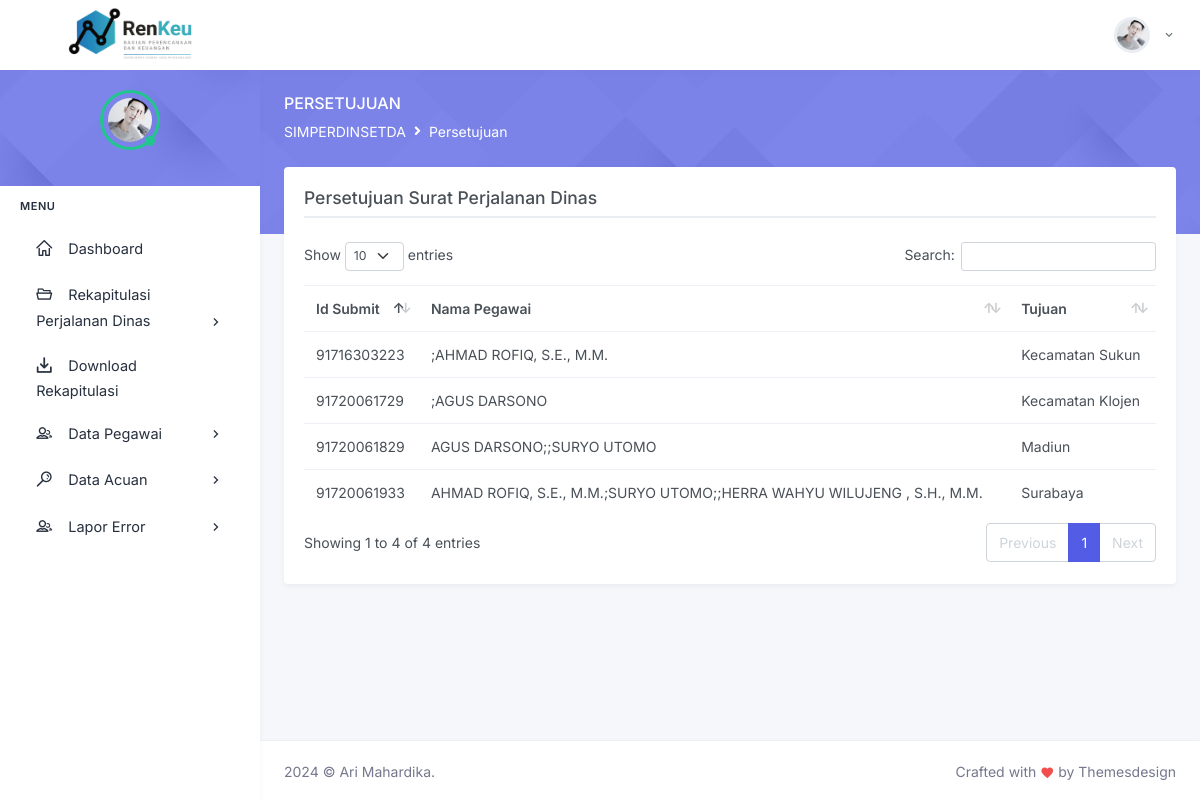
/index.php/c_approvment, run on the app's committed database.
### tables this page shows
CREATE TABLE `recap_all_general_information` (
  `idSubmit` varchar(255) NOT NULL,
  `idKegiatan` varchar(255) DEFAULT NULL,
  `idSubKegiatan` varchar(255) DEFAULT NULL,
  `idKategori` varchar(255) DEFAULT NULL,
  `idStatus` varchar(255) DEFAULT NULL,
  `status` varchar(128) NOT NULL DEFAULT 'pending',
  PRIMARY KEY (`idSubmit`),
  KEY `idSubKegiatan` (`idSubKegiatan`),
  KEY `idKegiatan` (`idKegiatan`),
  KEY `idKategori` (`idKategori`),
  KEY `idStatus` (`idStatus`),
  CONSTRAINT `recap_all_general_information_ibfk_1` FOREIGN KEY (`idSubKegiatan`) REFERENCES `resource_sub_kegiatan` (`idSubKegiatan`),
  CONSTRAINT `recap_all_general_information_ibfk_2` FOREIGN KEY (`idKegiatan`) REFERENCES `resource_kegiatan` (`idKegiatan`),
  CONSTRAINT `recap_all_general_information_ibfk_3` FOREIGN KEY (`idKategori`) REFERENCES `resource_kategori` (`idKategori`),
  CONSTRAINT `recap_all_general_information_ibfk_4` FOREIGN KEY (`idStatus`) REFERENCES `resource_status_titipan` (`idStatus`)
);

CREATE TABLE `recap_all_pegawai` (
  `idSubmit` varchar(255) NOT NULL,
  `namaAll` text,
  `nipAll` text,
  `golAll` text,
  `panAll` text,
  `jabAll` text,
  `eslAll` text,
  `jmlAll` text,
  PRIMARY KEY (`idSubmit`),
  CONSTRAINT `recap_all_pegawai_ibfk_1` FOREIGN KEY (`idSubmit`) REFERENCES `recap_all_general_information` (`idSubmit`)
);

CREATE TABLE `recap_all_destination_information` (
  `idSubmit` varchar(255) NOT NULL,
  `nomorSurat` text,
  `dasarSurat` text,
  `lokasi` text,
  `kotaKecamatan` text,
  `acara` text,
  PRIMARY KEY (`idSubmit`),
  CONSTRAINT `recap_all_destination_information_ibfk_1` FOREIGN KEY (`idSubmit`) REFERENCES `recap_all_general_information` (`idSubmit`)
);

### application/controllers/C_approvment.php (called while the page is built, shortened)
<?php
class C_approvment extends CI_Controller
{
	public function __construct()
	{
		$this->load->model('M_approvment');
	}
	public function index()
	{
		$data['idBagian']  = $_SESSION['idBagian'];
		$data['username']  = $_SESSION['namabagian'];
		$data['pageTitle'] = "Persetujuan";
		$data['items']     = $this->M_approvment->getAll();
		$this->load->view('_layouts/header', $data);
		$this->load->view('V_approvment', $data);
		$this->load->view('_layouts/footer');
	}
}

### index.php (called while the page is built, shortened)
<?php
require_once BASEPATH.'core/CodeIgniter.php';

### application/models/M_approvment.php (called while the page is built, shortened)
<?php
class M_approvment extends CI_Model
{
	public function getAll()
	{
		$sql = "
					SELECT gi.idSubmit as id,gi.status, peg.namaAll as pegawai, mon.nominalGtAll as nominal, dest.kotaKecamatan as tujuan
					FROM recap_all_general_information as gi
         			INNER JOIN recap_all_pegawai as peg on gi.idSubmit = peg.idSubmit
	 				INNER JOIN recap_all_destination_information as dest on gi.idSubmit = dest.idSubmit
         			INNER JOIN recap_all_money_details as mon on gi.idSubmit = mon.idSubmit
					ORDER BY gi.status DESC
        ";
		$query = $this->db->query($sql);
		return $query->result_array();
	}
}

### application/views/V_approvment.php (the view, shortened to what this page needs)
<div class="row">
	<div class="col-lg-12">
		<div class="card">
			<div class="card-body">
				<h5>Persetujuan Surat Perjalanan Dinas</h5>
				<ul class="nav nav-tabs nav-tabs-custom mb-4"></ul>
				<table class="table table-centered datatable dt-responsive nowrap "
					   style="border-collapse: collapse; border-spacing: 0; width: 100%;">
					<thead class="thead-light">
					<tr>
						<th>Id Submit</th>
						<th>Nama Pegawai</th>
						<th>Tujuan</th>
					</tr>
					</thead>
					<tbody>
					<?php
					foreach ($items as $item): ?>
						<tr>
							<td><?= $item['id'] ?></td>
							<td><?= $item['pegawai'] ?></td>
							<td><?= $item['tujuan'] ?></td>
						</tr>
					<?php
					endforeach; ?>
					</tbody>
				</table>
			</div>
		</div>
	</div>
</div>

### application/views/_layouts/header.php (shortened to what this page needs)
<!doctype html>
<html lang="en">
<head>
	<link href="<?= base_url() ?>assets/libs/select2/css/select2.min.css" rel="stylesheet" type="text/css"/>
	<link href="<?= base_url() ?>assets/libs/bootstrap-datepicker/css/bootstrap-datepicker.min.css" rel="stylesheet">
	<link href="<?= base_url() ?>assets/libs/spectrum-colorpicker2/spectrum.min.css" rel="stylesheet" type="text/css">
	<link href="<?= base_url() ?>assets/libs/bootstrap-touchspin/jquery.bootstrap-touchspin.min.css" rel="stylesheet"/>
	<link href="<?= base_url() ?>assets/libs/admin-resources/jquery.vectormap/jquery-jvectormap-1.2.2.css"
		  rel="stylesheet" type="text/css"/>
	<link href="<?= base_url() ?>assets/css/bootstrap.min.css" id="bootstrap-style" rel="stylesheet" type="text/css"/>
	<link href="<?= base_url() ?>assets/css/icons.min.css" rel="stylesheet" type="text/css"/>
	<link href="<?= base_url() ?>assets/css/app.min.css" id="app-style" rel="stylesheet" type="text/css"/>
	<link href="<?= base_url() ?>assets/libs/datatables.net-bs4/css/dataTables.bootstrap4.min.css" rel="stylesheet"
		  type="text/css"/>
	<link href="<?= base_url() ?>assets/libs/datatables.net-buttons-bs4/css/buttons.bootstrap4.min.css" rel="stylesheet"
		  type="text/css"/>
	<link href="<?= base_url() ?>assets/libs/datatables.net-responsive-bs4/css/responsive.bootstrap4.min.css"
		  rel="stylesheet" type="text/css"/>
	<link rel="stylesheet" href="assets/libs/twitter-bootstrap-wizard/prettify.css">
</head>
<body>
<div id="layout-wrapper">
	<header id="page-topbar">
		<div class="navbar-header">
			<div class="d-flex">
				<div class="navbar-brand-box">
					<a href="index.html" class="logo logo-dark">
						<span class="logo-lg">
                                <img src="<?= base_url() ?>assets/images/logo-renkeu-land.png" alt="logo-renkeu"
									 height="70">
                            </span>
					</a>
				</div>
			</div>
			<div class="d-flex">
				<div class="dropdown d-inline-block">
					<button type="button" class="btn header-item waves-effect" id="page-header-user-dropdown"
							data-bs-toggle="dropdown" aria-haspopup="true" aria-expanded="false">
						<img class="rounded-circle header-profile-user"
							 src="<?= base_url() ?>assets/images/users/avatar-7.jpg" alt="Header Avatar">
						<i class="mdi mdi-chevron-down d-none d-xl-inline-block"></i>
					</button>
				</div>
			</div>
		</div>
	</header>
	<div class="vertical-menu">
		<div data-simplebar class="h-100">
			<div class="user-sidebar text-center">
				<div class="dropdown">
					<div class="user-img">
						<img src="<?= base_url() ?>assets/images/users/avatar-7.jpg" alt="" class="rounded-circle">
						<span class="avatar-online bg-success"></span>
					</div>
				</div>
			</div>
			<div id="sidebar-menu">
				<ul class="metismenu list-unstyled" id="side-menu">
					<li class="menu-title">Menu</li>
					<li>
						<a href="<?= base_url(); ?>C_dashboard" class="waves-effect">
							<i class="dripicons-home"></i>
							<span>Dashboard</span>
						</a>
					</li>
					<?php
					if ($idBagian < 70) : ?>
						<li>
							<a href="javascript: void(0);" class="has-arrow waves-effect">
								<i class="dripicons-folder-open"></i>
								<span>Rekapitulasi Perjalanan Dinas</span>
							</a>
						</li>
					<?php
					endif ?>
					<li>
						<a href="<?= base_url(); ?>C_download_laporan" class="waves-effect">
							<i class="dripicons-download"></i>
							<span>Download <br> Rekapitulasi</span>
						</a>
					</li>
					<li>
						<a href="javascript: void(0);" class="has-arrow waves-effect">
							<i class="dripicons-user-group"></i>
							<span>Data Pegawai</span>
						</a>
					</li>
					<li>
						<a href="javascript: void(0);" class="has-arrow waves-effect">
							<i class="dripicons-search"></i>
							<span>Data Acuan</span>
						</a>
					</li>
					<li>
						<a href="javascript: void(0);" class="has-arrow waves-effect">
							<i class="dripicons-user-group"></i>
							<span>Lapor Error</span>
						</a>
					</li>
				</ul>
			</div>
		</div>
	</div>
	<div class="main-content">
		<div class="page-content">
			<div class="page-title-box">
				<div class="container-fluid">
					<div class="row align-items-center">
						<div class="col-sm-6">
							<div class="page-title">
								<h4><?= $pageTitle ?></h4>
								<ol class="breadcrumb m-0">
									<li class="breadcrumb-item"><a href="<?= base_url(); ?>dashboard">SIMPERDINSETDA</a>
									</li>
									<li class="breadcrumb-item"><a
											href="<?= base_url(); ?><?= $pageTitle ?>"><?= $pageTitle; ?></a></li>
								</ol>
							</div>
						</div>
					</div>
				</div>
			</div>
			<div class="container-fluid">
				<div class="page-content-wrapper">

### application/views/_layouts/footer.php (shortened to what this page needs)
</div>
</div>
</div>
<footer class="footer">
    <div class="container-fluid">
        <div class="row">
            <div class="col-sm-6">
                 © Ari Mahardika.
            </div>
            <div class="col-sm-6">
                <div class="text-sm-end d-none d-sm-block">
                    Crafted with <i class="mdi mdi-heart text-danger"></i> by Themesdesign
                </div>
            </div>
        </div>
    </div>
</footer>
</div>
</div>
</body>
</html>

### data on the page
recap_all_general_information: idSubmit "91720061729", recap_all_pegawai.namaAll ";AGUS DARSONO", recap_all_destination_information.kotaKecamatan "Kecamatan Klojen"
recap_all_general_information: idSubmit "91720061829", recap_all_pegawai.namaAll "AGUS DARSONO;;SURYO UTOMO", recap_all_destination_information.kotaKecamatan "Madiun"
recap_all_general_information: idSubmit "91716303223", recap_all_pegawai.namaAll ";AHMAD ROFIQ, S.E., M.M.", recap_all_destination_information.kotaKecamatan "Kecamatan Sukun"
recap_all_general_information: idSubmit "91720061933", recap_all_pegawai.namaAll "AHMAD ROFIQ, S.E., M.M.;SURYO UTOMO;;HERRA WAHYU WILUJENG , S.H., M.M.", recap_all_destination_information.kotaKecamatan "Surabaya"

### other printed values
$pageTitle "PERSETUJUAN"
$pageTitle "Persetujuan"
